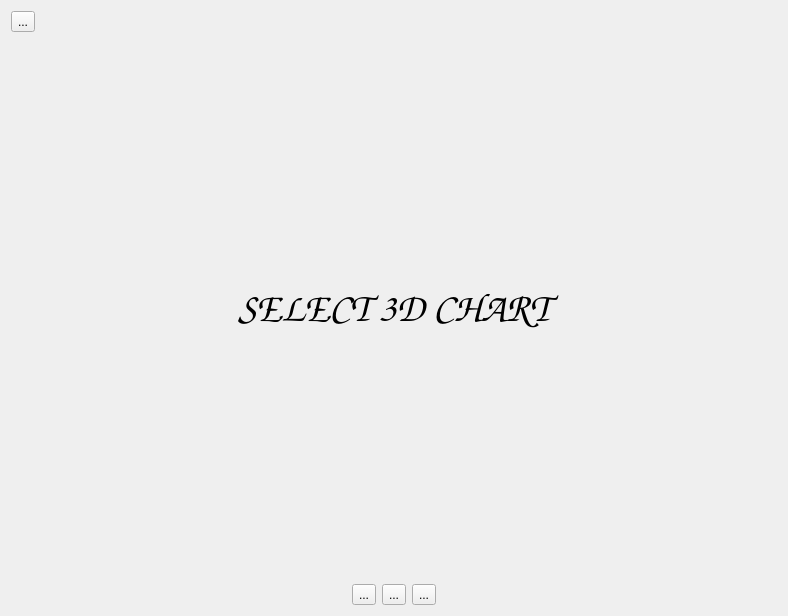
<?xml version="1.0" encoding="UTF-8"?>
<ui version="4.0">
 <class>Diagram_3D</class>
 <widget class="QWidget" name="Diagram_3D">
  <property name="geometry">
   <rect>
    <x>0</x>
    <y>0</y>
    <width>788</width>
    <height>616</height>
   </rect>
  </property>
  <property name="windowTitle">
   <string>Form</string>
  </property>
  <layout class="QVBoxLayout" name="verticalLayout">
   <item>
    <widget class="QToolButton" name="toolButton_4">
     <property name="toolTip">
      <string>&lt;html&gt;&lt;head/&gt;&lt;body&gt;&lt;p&gt;主页&lt;/p&gt;&lt;/body&gt;&lt;/html&gt;</string>
     </property>
     <property name="text">
      <string>...</string>
     </property>
     <property name="icon">
      <iconset resource="res.qrc">
       <normaloff>:/images/image/home.png</normaloff>:/images/image/home.png</iconset>
     </property>
     <property name="iconSize">
      <size>
       <width>50</width>
       <height>50</height>
      </size>
     </property>
    </widget>
   </item>
   <item>
    <widget class="QLabel" name="label">
     <property name="font">
      <font>
       <family>Comic Sans MS</family>
       <pointsize>30</pointsize>
       <stylestrategy>PreferAntialias</stylestrategy>
      </font>
     </property>
     <property name="text">
      <string>SELECT 3D CHART</string>
     </property>
     <property name="textFormat">
      <enum>Qt::AutoText</enum>
     </property>
     <property name="alignment">
      <set>Qt::AlignCenter</set>
     </property>
    </widget>
   </item>
   <item>
    <layout class="QHBoxLayout" name="horizontalLayout">
     <item>
      <spacer name="horizontalSpacer">
       <property name="orientation">
        <enum>Qt::Horizontal</enum>
       </property>
       <property name="sizeHint" stdset="0">
        <size>
         <width>40</width>
         <height>20</height>
        </size>
       </property>
      </spacer>
     </item>
     <item>
      <widget class="QToolButton" name="toolButton">
       <property name="toolTip">
        <string>&lt;html&gt;&lt;head/&gt;&lt;body&gt;&lt;p&gt;三维柱状图&lt;/p&gt;&lt;/body&gt;&lt;/html&gt;</string>
       </property>
       <property name="text">
        <string>...</string>
       </property>
       <property name="icon">
        <iconset resource="res.qrc">
         <normaloff>:/images/image/3D.png</normaloff>:/images/image/3D.png</iconset>
       </property>
       <property name="iconSize">
        <size>
         <width>100</width>
         <height>100</height>
        </size>
       </property>
      </widget>
     </item>
     <item>
      <widget class="QToolButton" name="toolButton_2">
       <property name="toolTip">
        <string>&lt;html&gt;&lt;head/&gt;&lt;body&gt;&lt;p&gt;三维散点图&lt;/p&gt;&lt;/body&gt;&lt;/html&gt;</string>
       </property>
       <property name="text">
        <string>...</string>
       </property>
       <property name="icon">
        <iconset resource="res.qrc">
         <normaloff>:/images/image/scatter3D.png</normaloff>:/images/image/scatter3D.png</iconset>
       </property>
       <property name="iconSize">
        <size>
         <width>100</width>
         <height>100</height>
        </size>
       </property>
      </widget>
     </item>
     <item>
      <widget class="QToolButton" name="toolButton_3">
       <property name="toolTip">
        <string>&lt;html&gt;&lt;head/&gt;&lt;body&gt;&lt;p&gt;三维面积图&lt;/p&gt;&lt;/body&gt;&lt;/html&gt;</string>
       </property>
       <property name="text">
        <string>...</string>
       </property>
       <property name="icon">
        <iconset resource="res.qrc">
         <normaloff>:/images/image/surface.png</normaloff>:/images/image/surface.png</iconset>
       </property>
       <property name="iconSize">
        <size>
         <width>100</width>
         <height>100</height>
        </size>
       </property>
      </widget>
     </item>
     <item>
      <spacer name="horizontalSpacer_2">
       <property name="orientation">
        <enum>Qt::Horizontal</enum>
       </property>
       <property name="sizeHint" stdset="0">
        <size>
         <width>40</width>
         <height>20</height>
        </size>
       </property>
      </spacer>
     </item>
    </layout>
   </item>
  </layout>
 </widget>
 <resources>
  <include location="res.qrc"/>
 </resources>
 <connections/>
</ui>
